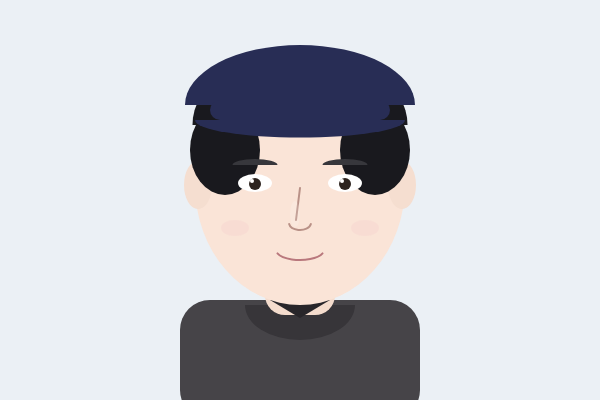
Frame 1 (no input)
Frame 60 (no input): identical to frame 1, image omitted
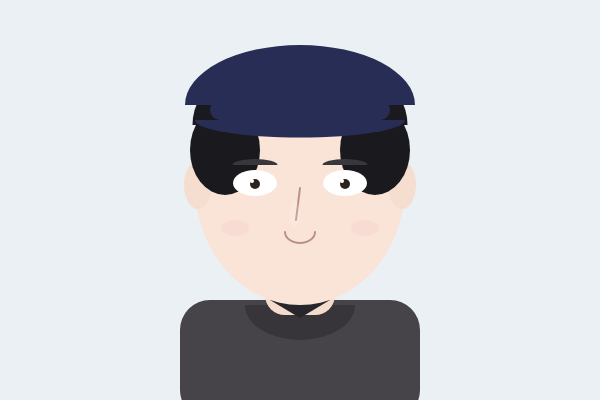
Frame 120 (the mouse pressed at the canvas centre since frame 60)

The p5.js sketch that drew these frames (run headless with seeded random() and noise() and a simulated clock; from frame 60 on, the mouse is pressed at the canvas centre):

// p5.js sketch
// ── sketch.js

/*
[인터랙션 설명]
1. 마우스 이동: 마우스가 캔버스 위에 있으면 캐릭터 머리가 마우스 방향으로 기울어짐 (고개 갸우뚱)
2. 마우스 클릭: 클릭 시 캐릭터가 깜짝 놀라는 표정으로 바뀜 (눈이 커짐)
3. 마우스 버튼 유지: 마우스를 누르고 있는 동안 놀란 표정 유지
4. 마우스가 캔버스를 벗어나면 머리가 정면을 향해 원래대로 돌아옴
5. 키보드 아무 키 누르면 캐릭터가 윙크함 (왼쪽 눈이 감김)
6. 키보드를 누르고 있는 동안 윙크 상태 유지, 떼면 원래대로 돌아옴
7. 마우스 X 위치에 따라 좌우로 최대 15도까지 고개가 기울어짐
8. 마우스 Y 위치에 따라 상하 방향에도 약간 반응하여 생동감 있는 움직임 연출
*/

let headTilt = 0;
let targetTilt = 0;
let isShocked = false;
let isWinking = false;

function setup() {
  createCanvas(600, 400);
}

function draw() {
  headTilt = lerp(headTilt, targetTilt, 0.12);

  if (mouseX > 0 && mouseX < width && mouseY > 0 && mouseY < height) {
    targetTilt = map(mouseX, 0, width, -15, 15);
  } else {
    targetTilt = 0;
  }

  background(235, 240, 245);

  drawBody();

  push();
  translate(300, 185);
  rotate(radians(headTilt));
  translate(-300, -185);
  drawHead();
  pop();
}

function drawBody() {
  noStroke();
  fill(70, 68, 72);
  rect(180, 300, 240, 120, 30);
  fill(55, 53, 57);
  arc(300, 305, 110, 70, 0, PI);
  fill(244, 220, 205);
  rect(265, 255, 70, 60, 20);
  fill(40, 38, 42);
  triangle(270, 300, 300, 318, 330, 300);
}

function drawHead() {
  noStroke();

  fill(250, 228, 215);
  ellipse(300, 185, 210, 240);
  fill(245, 222, 208);
  ellipse(198, 185, 28, 48);
  ellipse(402, 185, 28, 48);

  fill(25, 25, 30);
  arc(300, 125, 215, 150, PI, TWO_PI);
  ellipse(225, 150, 70, 90);
  ellipse(375, 150, 70, 90);
  fill(40, 45, 85);
  arc(300, 105, 230, 120, PI, TWO_PI);
  rect(210, 100, 180, 20, 10);
  arc(300, 120, 210, 35, 0, PI);

  fill(55, 55, 60);
  arc(255, 165, 45, 12, PI, TWO_PI);
  arc(345, 165, 45, 12, PI, TWO_PI);

  let eyeW = isShocked ? 44 : 34;
  let eyeH = isShocked ? 26 : 18;
  let pupilSize = isShocked ? 10 : 12;

  fill(255);
  ellipse(255, 183, eyeW, eyeH);
  if (!isWinking) {
    ellipse(345, 183, eyeW, eyeH);
  } else {
    stroke(55, 55, 60);
    strokeWeight(3);
    line(328, 183, 362, 183);
    noStroke();
  }

  fill(45, 35, 30);
  ellipse(255, 184, pupilSize, pupilSize);
  if (!isWinking) {
    ellipse(345, 184, pupilSize, pupilSize);
  }

  fill(255);
  ellipse(252, 181, 4, 4);
  if (!isWinking) {
    ellipse(342, 181, 4, 4);
  }

  noFill();
  stroke(185, 145, 135);
  strokeWeight(2);
  line(300, 188, 296, 220);

  if (isShocked) {
    arc(300, 232, 30, 22, 0, PI);
  } else {
    arc(300, 223, 22, 14, 0.1, PI - 0.1);
    stroke(185, 120, 125);
    strokeWeight(2);
    arc(300, 250, 48, 20, 0.15, PI - 0.15);
  }

  noStroke();
  fill(245, 205, 205, 80);
  ellipse(235, 228, 28, 16);
  ellipse(365, 228, 28, 16);

  fill(255, 255, 255, 40);
  ellipse(295, 214, 10, 26);
}

function mousePressed() {
  isShocked = true;
}

function mouseReleased() {
  isShocked = false;
}

function keyPressed() {
  isWinking = true;
}

function keyReleased() {
  isWinking = false;
}
